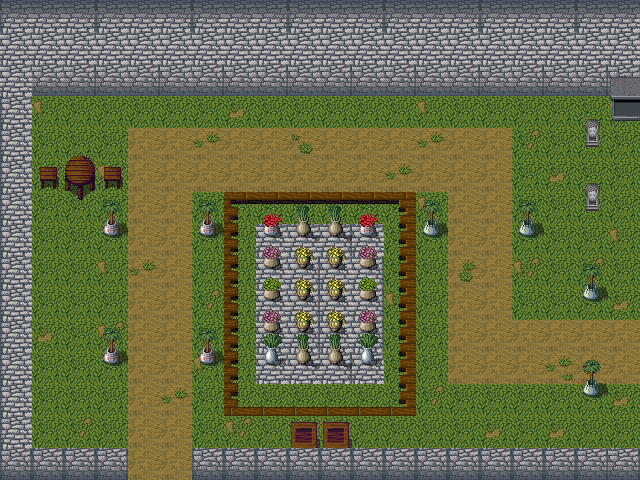

A 2D game scene composited from a Tiled map and its tileset images. What follows is a short description and the map's XML, with each tile layer's data collapsed to a summary:
An orthogonal 20x15 tile map with 32x32 px tiles, 6 tile layers (base, base, top, top, ...) and 17 objects.

<map version="1.0" orientation="orthogonal" width="20" height="15" tilewidth="32" tileheight="32">
 <tileset firstgid="1" name="tileset" tilewidth="32" tileheight="32">
  <image source="../tileset.png" />
 </tileset>
 <layer name="base" width="20" height="15">
  <data>[300 cells, 298 non-empty, 10 distinct tile ids]</data>
 </layer>
 <layer name="base" width="20" height="15">
  <data>[300 cells, 83 non-empty, 19 distinct tile ids]</data>
 </layer>
 <layer name="top" width="20" height="15">
  <data>[300 cells, 51 non-empty, 19 distinct tile ids]</data>
 </layer>
 <layer name="top" width="20" height="15">
  <data>[300 cells, 110 non-empty, 20 distinct tile ids]</data>
 </layer>
 <objectgroup name="collision" width="20" height="15">
  <object name="" x="230" y="198" width="180" height="212" />
  <object name="" x="197" y="227" width="16" height="25" />
  <object name="" x="421" y="224" width="17" height="23" />
  <object name="" x="519" y="226" width="17" height="25" />
  <object name="" x="583" y="289" width="18" height="27" />
  <object name="" x="583" y="384" width="18" height="23" />
  <object name="" x="196" y="356" width="18" height="22" />
  <object name="" x="102" y="356" width="19" height="22" />
  <object name="" x="101" y="230" width="20" height="22" />
  <object name="" x="291" y="422" width="54" height="25" />
  <object name="" x="0" y="0" width="636" height="88" />
  <object name="" x="1" y="89" width="24" height="385" />
  <object name="" x="31" y="449" width="89" height="27" />
  <object name="" x="195" y="453" width="439" height="21" />
  <object name="" x="68" y="162" width="22" height="23" />
  <object name="" x="583" y="198" width="14" height="17" />
  <object name="" x="582" y="133" width="16" height="16" />
 </objectgroup>
 <layer name="top" width="20" height="15">
  <data>[300 cells, 0 non-empty, 0 distinct tile ids]</data>
 </layer>
 <layer name="base" width="20" height="15">
  <data>[300 cells, 2 non-empty, 1 distinct tile ids]</data>
 </layer>
</map>
